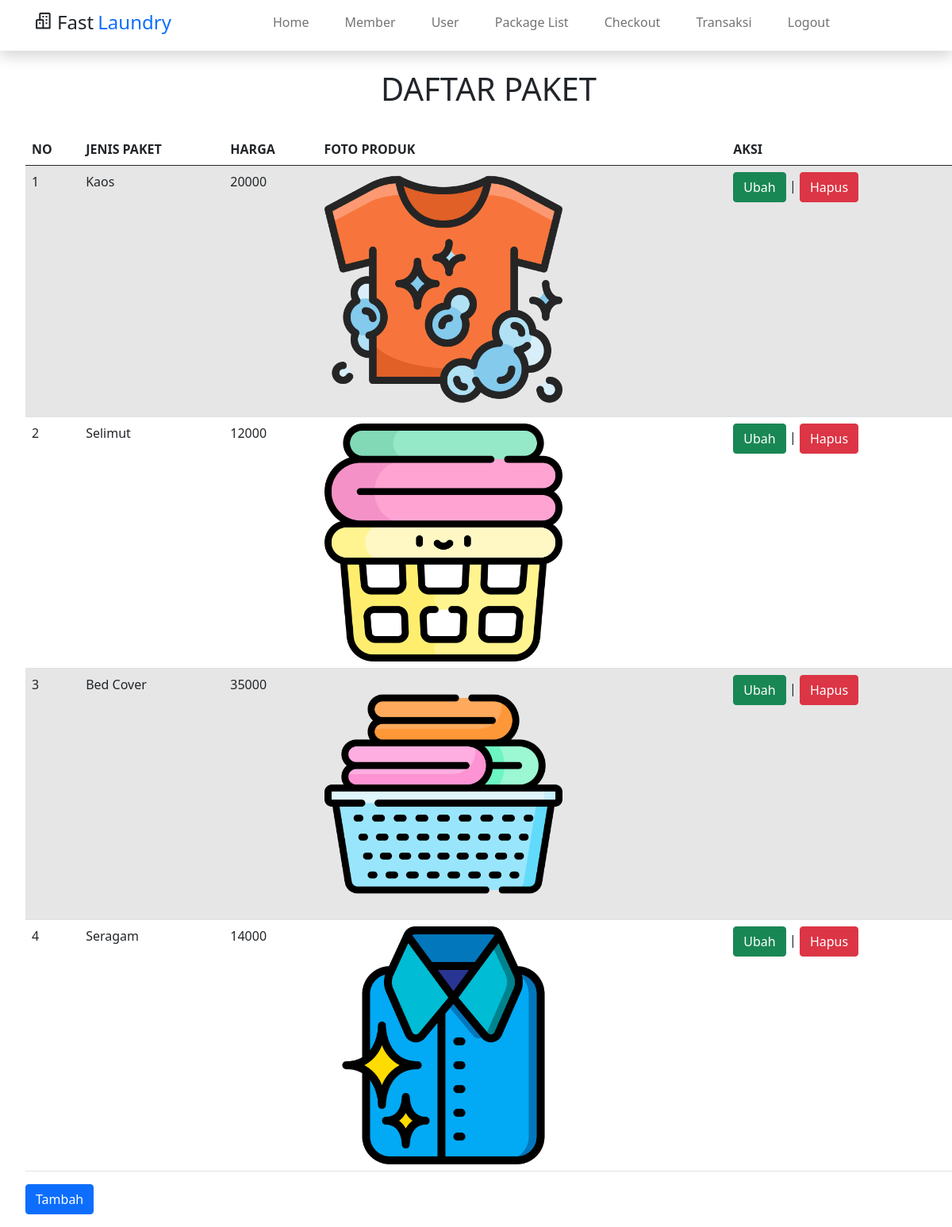
/paket.php (signed in), run on the app's committed database.
### tables this page shows
CREATE TABLE `paket` (
  `id` int(11) NOT NULL,
  `jenis` enum('Seragam','Selimut','Bed Cover','Kaos') NOT NULL,
  `harga` int(11) NOT NULL,
  `foto` varchar(225) NOT NULL
);

### paket.php (the view, shortened to what this page needs)
<?php
    include "header.php";
?>
<!DOCTYPE html>
<html>
<head>
    <link href="https://cdn.jsdelivr.net/npm/bootstrap@5.0.1/dist/css/bootstrap.min.css" rel="stylesheet">
</head>
<body>
<ul>
    <br>
    <h3>
    <center><small class="display-6">DAFTAR PAKET</small></center>
    </h3>
    <br>
    <table class="table table-hover table-striped">
        <thead>
            <tr>
                <th>NO</th>
    <th>JENIS PAKET</th>
    <th>HARGA</th><th>FOTO PRODUK</th>
    <th>AKSI</th>
            </tr>
        </thead>
        <tbody>
            <?php
            include "koneksi.php";
            $qry_paket=mysqli_query($conn,"select * from paket");
            $no=0;
            while($data_paket=mysqli_fetch_array($qry_paket)){
            $no++;?>
            <tr><td><?=$no?></td>
            <td><?=$data_paket['jenis']?></td>
            <td><?=$data_paket['harga']?></td>
            <td><img src="foto_paket/<?= $data_paket['foto'] ?>" class="card-img-top mg"></td>
            <td><a href="ubah_paket.php?id=<?=$data_paket['id']?>"
            class="btn btn-success">Ubah</a> |
            <a href="hapus_paket.php?id=<?=$data_paket['id']?>"
            onclick="return confirm('Apakah anda yakin menghapus data ini?')"
            class="btn btn-danger">Hapus</a></td>
            </tr>
            <?php
            }
            ?>
        </tbody>
    </table>
    <a class="btn btn-primary" href="tambah_paket.php" role="button">Tambah</a>
</body>
</html>
<?php
    include "footer.php";
?>

### header.php (shortened to what this page needs)
<!DOCTYPE html>
<html lang="en">
<head>
    <link href="assets/css/bootstrap.min.css" rel="stylesheet">
    <link href="assets/css/boxicon.min.css" rel="stylesheet">
    <link rel="stylesheet" href="assets/css/templatemo.css">
    <link rel="stylesheet" href="assets/css/custom.css">
</head>
<body>
    <nav id="main_nav" class="navbar navbar-expand-lg navbar-light bg-white shadow">
        <div class="container d-flex justify-content-between align-items-center">
            <a class="navbar-brand h1" href="home.php">
                <i class='bx bx-buildings bx-sm text-dark'></i>
                <span class="text-dark h4">Fast</span> <span class="text-primary h4">Laundry</span>
            </a>
            <div class="align-self-center collapse navbar-collapse flex-fill  d-lg-flex justify-content-lg-between" id="navbar-toggler-success">
                <div class="flex-fill mx-xl-5 mb-2">
                <ul class="nav navbar-nav d-flex justify-content-between mx-xl-5 text-center text-dark">
                        <li class="nav-item">
                            <a class="nav-link btn-outline-primary rounded-pill px-3" href="home.php">Home</a>
                        </li>
                        <?php
                        if($_SESSION['role'] != 'owner'){
                            ?>
                        <li class="nav-item">
                            <a class="nav-link btn-outline-primary rounded-pill px-3" href="member.php">Member</a>
                        </li>
                        <?php
                        if($_SESSION['role'] != 'kasir'){
                            ?>
                        <li class="nav-item">
                            <a class="nav-link btn-outline-primary rounded-pill px-3" href="user.php">User</a>
                        </li>
                        <li class="nav-item">
                            <a class="nav-link btn-outline-primary rounded-pill px-3" href="paket.php">Package List</a>
                        </li>
                        <?php
                        }
                        ?>
                        <li class="nav-item">
                            <a class="nav-link btn-outline-primary rounded-pill px-3" href="pesan.php">Checkout</a>
                        </li>
                        <?php
                        }
                        ?>
                        <li class="nav-item">
                            <a class="nav-link btn-outline-primary rounded-pill px-3" href="transaksi.php">Transaksi</a>
                        </li>
                        <li class="nav-item">
                            <a class="nav-link btn-outline-primary rounded-pill px-3" aria-current="page" href="logout.php">Logout</a>
                        </li>
                    </ul>
                </div>
            </div>
        </div>
    </nav>

### footer.php (shortened to what this page needs)
</body>
</html>

### assets/css/templatemo.css (style rules this page uses)
html { font-family: 'Open Sans', sans-serif; }
p, a { font-weight: 400; }

### paket.php (style rules this page uses)
.mg { width: 300px; }

### data on the page
paket: jenis "Kaos", harga "20000", foto (picture)
paket: jenis "Selimut", harga "12000", foto (picture)
paket: jenis "Bed Cover", harga "35000", foto (picture)
paket: jenis "Seragam", harga "14000", foto (picture)
